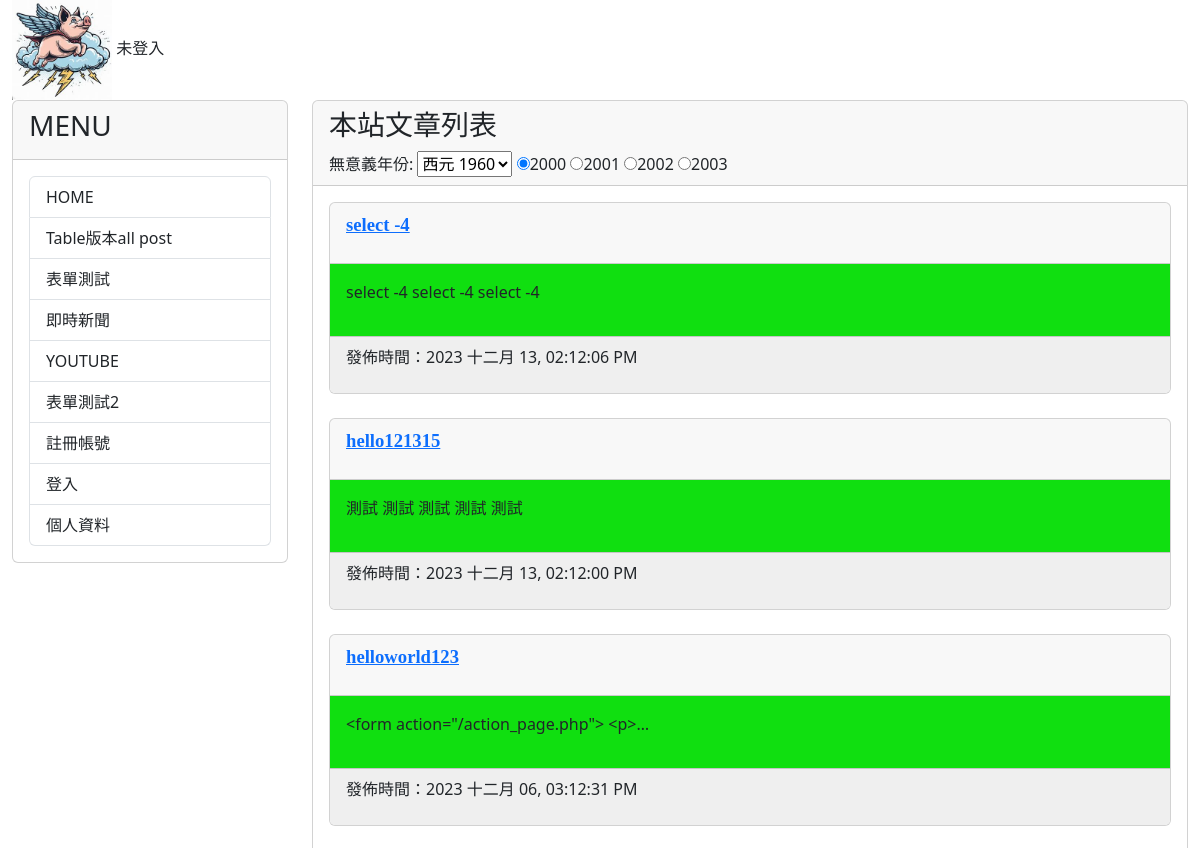
/ (upper part), run on an earlier commit of the app's database.
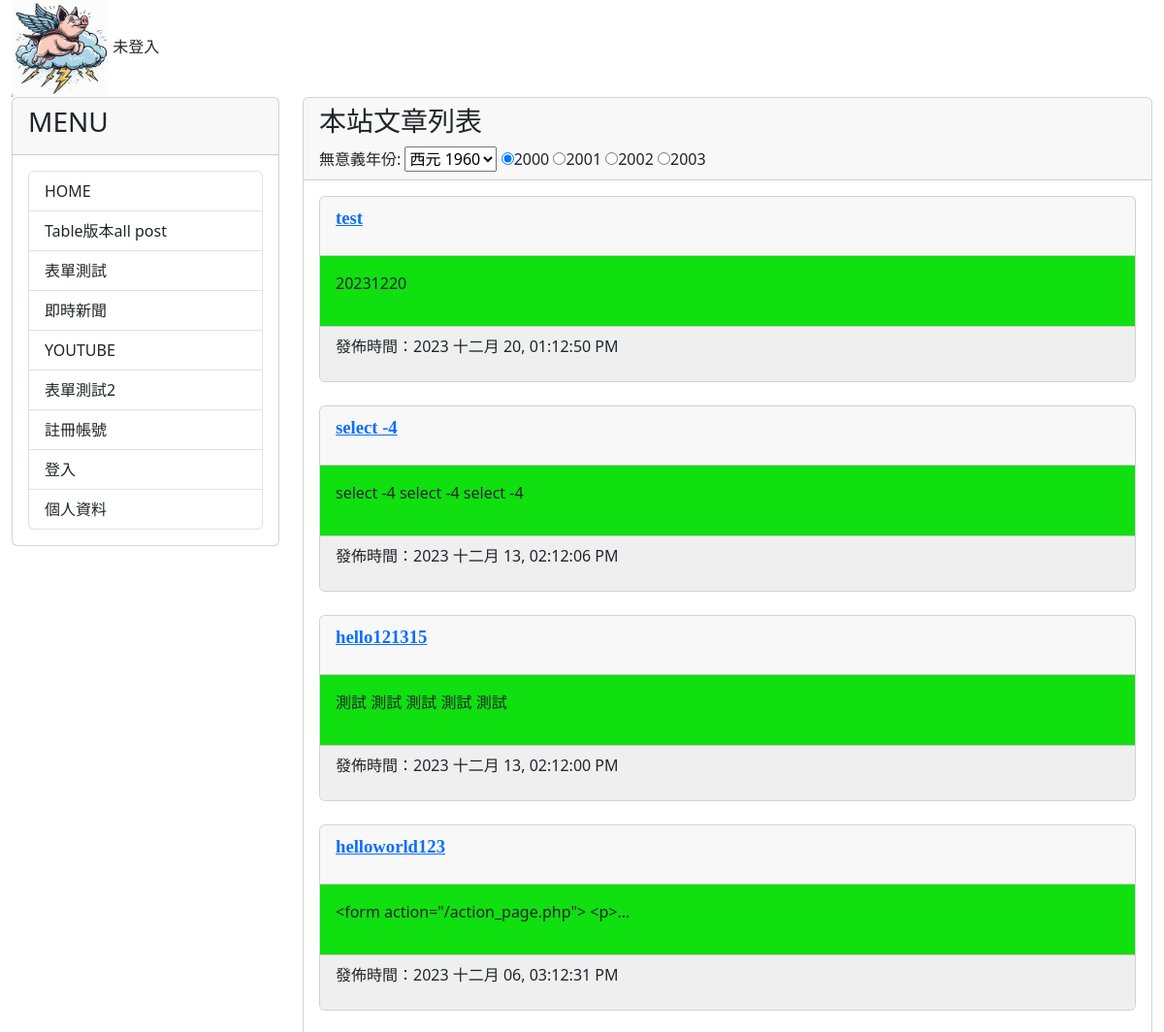
And on a later commit of the database.
### mysite/models.py (models this page shows, shortened)
class Post(models.Model):
    title = models.CharField(max_length = 200)
    slug = models.CharField(max_length = 200)
    body = models.TextField()
    category = models.TextField(null=True)
    pub_date = models.DateTimeField(auto_now_add=True)
    class Meta:
        ordering = ('-pub_date', )

### mysite/views.py (the view)
# urls.py: path('', mv.homepage, name="homepage"),
def homepage(request):
    posts = Post.objects.all()
    now = datetime.now()
    hour = now.timetuple().tm_hour
    years = range(1960,2024)
    print('request.user.is_authenticated')
    if request.user.is_authenticated:
        user_name = request.user.username
    else:
        user_name = '未登入'
    return render(request, 'index.html', locals())

### mysite/templates/index.html (shortened to what this page needs)
{% extends "base2.html" %}
{% block headmessage %}
<h3 style='font-family:標楷體;'>本站文章列表</h3>
<label for="byear">無意義年份:</label>
<select name="byear">
    {% for year in years %}
    <option value="{{year}}">西元 {{year}}</option>
    {% endfor %}
</select>
<input type='radio' name='ryear' checked>2000</input>
<input type='radio' name='ryear'>2001</input>
<input type='radio' name='ryear'>2002</input>
<input type='radio' name='ryear'>2003</input>
{% endblock headmessage %}
{% block content %}
{% for post in posts %}
<div class='card'>
    <div class='card-header'>
        <p style='font-family:微軟正黑體;font-size:14pt;font-weight:bold;'>
            <a href='/post/{{post.slug}}'>{{ post.title }}</a>
        </p>
    </div>
    <div class='card-body' style='background-color:#10DF10'>
        <p>
           {{ post.body | truncatechars:40 }}
        </p>
    </div>
    <div class='card-footer'  style='background-color:#efefef'>
        <p>
            發佈時間：{{ post.pub_date | date:"Y M d, h:m:s A"}}
        </p>
    </div>
</div>
<br>
{% endfor %}
{% endblock content %}

What changed in the data, as far as the page shows it:
added Post: title "test", body "20231220", pub_date "2023 十二月 20, 01:12:50 PM"
